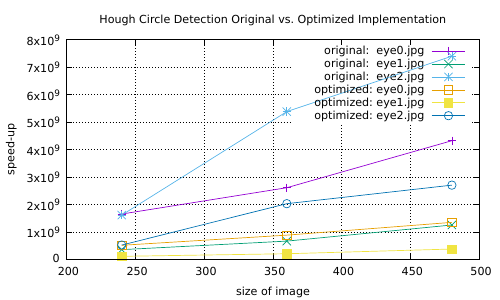

The gnuplot source for this figure:
#!/usr/bin/env gnuplot

set datafile separator ","
set term pdf
set output 'comparison.pdf'

set xlabel 'size of image'
set ylabel 'speed-up'
set xtics
set ytics
set grid

set title 'Hough Circle Detection Original vs. Optimized Implementation'

plot './data/eye0.csv' using 1:2 title 'original:  eye0.jpg' with linespoints, \
     './data/eye1.csv' using 1:2 title 'original:  eye1.jpg' with linespoints, \
     './data/eye2.csv' using 1:2 title 'original:  eye2.jpg' with linespoints, \
     './data/eye0.csv' using 1:3 title 'optimized: eye0.jpg' with linespoints, \
     './data/eye1.csv' using 1:3 title 'optimized: eye1.jpg' with linespoints, \
     './data/eye2.csv' using 1:3 title 'optimized: eye2.jpg' with linespoints

set term x11
